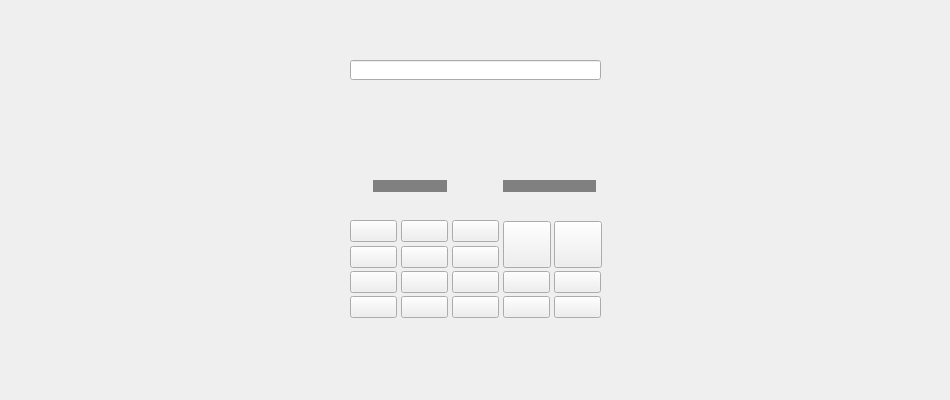
<?xml version="1.0" encoding="UTF-8"?>
<ui version="4.0">
 <class>Form</class>
 <widget class="QWidget" name="Form">
  <property name="geometry">
   <rect>
    <x>0</x>
    <y>0</y>
    <width>950</width>
    <height>400</height>
   </rect>
  </property>
  <property name="windowTitle">
   <string>Form</string>
  </property>
  <layout class="QVBoxLayout" name="verticalLayout_5">
   <property name="spacing">
    <number>0</number>
   </property>
   <property name="margin">
    <number>0</number>
   </property>
   <item>
    <widget class="QWidget" name="widget" native="true">
     <property name="minimumSize">
      <size>
       <width>950</width>
       <height>400</height>
      </size>
     </property>
     <property name="maximumSize">
      <size>
       <width>950</width>
       <height>400</height>
      </size>
     </property>
     <property name="styleSheet">
      <string notr="true">QWidget#widget{
border-image: url(Skin/datamainback.png);
} 
QLabel{
	color: rgb(255, 255, 255);
}
</string>
     </property>
     <widget class="QWidget" name="widgetKeyboard" native="true">
      <property name="geometry">
       <rect>
        <x>340</x>
        <y>210</y>
        <width>271</width>
        <height>121</height>
       </rect>
      </property>
      <property name="sizePolicy">
       <sizepolicy hsizetype="Preferred" vsizetype="Expanding">
        <horstretch>0</horstretch>
        <verstretch>0</verstretch>
       </sizepolicy>
      </property>
      <property name="styleSheet">
       <string notr="true"/>
      </property>
      <widget class="QPushButton" name="pushButtonSelectNumber">
       <property name="geometry">
        <rect>
         <x>163</x>
         <y>61</y>
         <width>47</width>
         <height>22</height>
        </rect>
       </property>
       <property name="minimumSize">
        <size>
         <width>47</width>
         <height>22</height>
        </size>
       </property>
       <property name="maximumSize">
        <size>
         <width>47</width>
         <height>22</height>
        </size>
       </property>
       <property name="cursor">
        <cursorShape>PointingHandCursor</cursorShape>
       </property>
       <property name="styleSheet">
        <string notr="true">QPushButton#pushButtonSelectNumber{
border-image: url(Skin/SelectPB_1.png);
}
QPushButton#pushButtonSelectNumber:hover{
border-image: url(Skin/SelectPB_4.png);
}
QPushButton#pushButtonSelectNumber:pressed{
border-image: url(Skin/SelectPB_3.png);
}</string>
       </property>
       <property name="text">
        <string/>
       </property>
      </widget>
      <widget class="QPushButton" name="pushButtonPlus">
       <property name="geometry">
        <rect>
         <x>163</x>
         <y>86</y>
         <width>47</width>
         <height>22</height>
        </rect>
       </property>
       <property name="minimumSize">
        <size>
         <width>47</width>
         <height>0</height>
        </size>
       </property>
       <property name="maximumSize">
        <size>
         <width>47</width>
         <height>22</height>
        </size>
       </property>
       <property name="cursor">
        <cursorShape>PointingHandCursor</cursorShape>
       </property>
       <property name="styleSheet">
        <string notr="true">QPushButton{
border-image: url(Skin/12_1.png);
}
QPushButton:hover{
border-image: url(Skin/12_4.png);
}
QPushButton:pressed{
border-image: url(Skin/12_3.png);
}
</string>
       </property>
       <property name="text">
        <string/>
       </property>
      </widget>
      <widget class="QPushButton" name="pushButtonClear">
       <property name="geometry">
        <rect>
         <x>214</x>
         <y>86</y>
         <width>47</width>
         <height>22</height>
        </rect>
       </property>
       <property name="minimumSize">
        <size>
         <width>47</width>
         <height>0</height>
        </size>
       </property>
       <property name="maximumSize">
        <size>
         <width>47</width>
         <height>22</height>
        </size>
       </property>
       <property name="cursor">
        <cursorShape>PointingHandCursor</cursorShape>
       </property>
       <property name="styleSheet">
        <string notr="true">QPushButton{
border-image: url(Skin/ClearNumber_1.png);
}
QPushButton:hover{
border-image: url(Skin/ClearNumber_4.png);
}
QPushButton:pressed{
border-image: url(Skin/ClearNumber_3.png);
}
</string>
       </property>
       <property name="text">
        <string/>
       </property>
      </widget>
      <widget class="QPushButton" name="pushButton_5">
       <property name="geometry">
        <rect>
         <x>61</x>
         <y>36</y>
         <width>47</width>
         <height>22</height>
        </rect>
       </property>
       <property name="sizePolicy">
        <sizepolicy hsizetype="Preferred" vsizetype="Preferred">
         <horstretch>0</horstretch>
         <verstretch>0</verstretch>
        </sizepolicy>
       </property>
       <property name="minimumSize">
        <size>
         <width>47</width>
         <height>22</height>
        </size>
       </property>
       <property name="maximumSize">
        <size>
         <width>47</width>
         <height>22</height>
        </size>
       </property>
       <property name="cursor">
        <cursorShape>PointingHandCursor</cursorShape>
       </property>
       <property name="styleSheet">
        <string notr="true">QPushButton#pushButton_5{
border-image: url(Skin/5_1.png);
}
QPushButton#pushButton_5:hover{
border-image: url(Skin/5_4.png);
}
QPushButton#pushButton_5:pressed{
border-image: url(Skin/5_3.png);
}</string>
       </property>
       <property name="text">
        <string/>
       </property>
      </widget>
      <widget class="QPushButton" name="pushButton_8">
       <property name="geometry">
        <rect>
         <x>61</x>
         <y>61</y>
         <width>47</width>
         <height>22</height>
        </rect>
       </property>
       <property name="sizePolicy">
        <sizepolicy hsizetype="Preferred" vsizetype="Preferred">
         <horstretch>0</horstretch>
         <verstretch>0</verstretch>
        </sizepolicy>
       </property>
       <property name="minimumSize">
        <size>
         <width>47</width>
         <height>22</height>
        </size>
       </property>
       <property name="maximumSize">
        <size>
         <width>47</width>
         <height>22</height>
        </size>
       </property>
       <property name="cursor">
        <cursorShape>PointingHandCursor</cursorShape>
       </property>
       <property name="styleSheet">
        <string notr="true">QPushButton#pushButton_8{
border-image: url(Skin/8_1.png);
}
QPushButton#pushButton_8:hover{
border-image: url(Skin/8_4.png);
}
QPushButton#pushButton_8:pressed{
border-image: url(Skin/8_3.png);
}</string>
       </property>
       <property name="text">
        <string/>
       </property>
      </widget>
      <widget class="QPushButton" name="pushButton_0">
       <property name="geometry">
        <rect>
         <x>61</x>
         <y>86</y>
         <width>47</width>
         <height>22</height>
        </rect>
       </property>
       <property name="sizePolicy">
        <sizepolicy hsizetype="Preferred" vsizetype="Preferred">
         <horstretch>0</horstretch>
         <verstretch>0</verstretch>
        </sizepolicy>
       </property>
       <property name="minimumSize">
        <size>
         <width>47</width>
         <height>22</height>
        </size>
       </property>
       <property name="maximumSize">
        <size>
         <width>47</width>
         <height>22</height>
        </size>
       </property>
       <property name="cursor">
        <cursorShape>PointingHandCursor</cursorShape>
       </property>
       <property name="styleSheet">
        <string notr="true">QPushButton#pushButton_0{
border-image: url(Skin/0_1.png);
}
QPushButton#pushButton_0:hover{
border-image: url(Skin/0_4.png);
}
QPushButton#pushButton_0:pressed{
border-image: url(Skin/0_3.png);
}
</string>
       </property>
       <property name="text">
        <string/>
       </property>
      </widget>
      <widget class="QPushButton" name="pushButton_2">
       <property name="geometry">
        <rect>
         <x>61</x>
         <y>10</y>
         <width>47</width>
         <height>22</height>
        </rect>
       </property>
       <property name="sizePolicy">
        <sizepolicy hsizetype="Preferred" vsizetype="Preferred">
         <horstretch>0</horstretch>
         <verstretch>0</verstretch>
        </sizepolicy>
       </property>
       <property name="minimumSize">
        <size>
         <width>47</width>
         <height>22</height>
        </size>
       </property>
       <property name="maximumSize">
        <size>
         <width>47</width>
         <height>22</height>
        </size>
       </property>
       <property name="cursor">
        <cursorShape>PointingHandCursor</cursorShape>
       </property>
       <property name="styleSheet">
        <string notr="true">QPushButton#pushButton_2{
border-image: url(Skin/2_1.png);
}
QPushButton#pushButton_2:hover{
border-image: url(Skin/2_4.png);
}
QPushButton#pushButton_2:pressed{
border-image: url(Skin/2_3.png);
}</string>
       </property>
       <property name="text">
        <string/>
       </property>
      </widget>
      <widget class="QPushButton" name="pushButton_7">
       <property name="geometry">
        <rect>
         <x>10</x>
         <y>61</y>
         <width>47</width>
         <height>22</height>
        </rect>
       </property>
       <property name="sizePolicy">
        <sizepolicy hsizetype="Preferred" vsizetype="Preferred">
         <horstretch>0</horstretch>
         <verstretch>0</verstretch>
        </sizepolicy>
       </property>
       <property name="minimumSize">
        <size>
         <width>47</width>
         <height>22</height>
        </size>
       </property>
       <property name="maximumSize">
        <size>
         <width>47</width>
         <height>22</height>
        </size>
       </property>
       <property name="cursor">
        <cursorShape>PointingHandCursor</cursorShape>
       </property>
       <property name="styleSheet">
        <string notr="true">QPushButton#pushButton_7{
border-image: url(Skin/7_1.png);
}
QPushButton#pushButton_7:hover{
border-image: url(Skin/7_4.png);
}
QPushButton#pushButton_7:pressed{
border-image: url(Skin/7_3.png);
}</string>
       </property>
       <property name="text">
        <string/>
       </property>
      </widget>
      <widget class="QPushButton" name="pushButtonStar">
       <property name="geometry">
        <rect>
         <x>10</x>
         <y>86</y>
         <width>47</width>
         <height>22</height>
        </rect>
       </property>
       <property name="sizePolicy">
        <sizepolicy hsizetype="Preferred" vsizetype="Preferred">
         <horstretch>0</horstretch>
         <verstretch>0</verstretch>
        </sizepolicy>
       </property>
       <property name="minimumSize">
        <size>
         <width>47</width>
         <height>22</height>
        </size>
       </property>
       <property name="maximumSize">
        <size>
         <width>47</width>
         <height>22</height>
        </size>
       </property>
       <property name="cursor">
        <cursorShape>PointingHandCursor</cursorShape>
       </property>
       <property name="styleSheet">
        <string notr="true">QPushButton#pushButtonStar{
border-image: url(Skin/10_1.png);
}
QPushButton#pushButtonStar:hover{
border-image: url(Skin/10_4.png);
}
QPushButton#pushButtonStar:pressed{
border-image: url(Skin/10_3.png);
}</string>
       </property>
       <property name="text">
        <string/>
       </property>
      </widget>
      <widget class="QPushButton" name="pushButton_4">
       <property name="geometry">
        <rect>
         <x>10</x>
         <y>36</y>
         <width>47</width>
         <height>22</height>
        </rect>
       </property>
       <property name="sizePolicy">
        <sizepolicy hsizetype="Preferred" vsizetype="Preferred">
         <horstretch>0</horstretch>
         <verstretch>0</verstretch>
        </sizepolicy>
       </property>
       <property name="minimumSize">
        <size>
         <width>47</width>
         <height>22</height>
        </size>
       </property>
       <property name="maximumSize">
        <size>
         <width>47</width>
         <height>22</height>
        </size>
       </property>
       <property name="cursor">
        <cursorShape>PointingHandCursor</cursorShape>
       </property>
       <property name="styleSheet">
        <string notr="true">QPushButton#pushButton_4{
border-image: url(Skin/4_1.png);
}
QPushButton#pushButton_4:hover{
border-image: url(Skin/4_4.png);
}
QPushButton#pushButton_4:pressed{
border-image: url(Skin/4_3.png);
}</string>
       </property>
       <property name="text">
        <string/>
       </property>
      </widget>
      <widget class="QPushButton" name="pushButton_1">
       <property name="geometry">
        <rect>
         <x>10</x>
         <y>10</y>
         <width>47</width>
         <height>22</height>
        </rect>
       </property>
       <property name="sizePolicy">
        <sizepolicy hsizetype="Preferred" vsizetype="Preferred">
         <horstretch>0</horstretch>
         <verstretch>0</verstretch>
        </sizepolicy>
       </property>
       <property name="minimumSize">
        <size>
         <width>47</width>
         <height>22</height>
        </size>
       </property>
       <property name="maximumSize">
        <size>
         <width>47</width>
         <height>22</height>
        </size>
       </property>
       <property name="cursor">
        <cursorShape>PointingHandCursor</cursorShape>
       </property>
       <property name="styleSheet">
        <string notr="true">QPushButton#pushButton_1{
border-image: url(Skin/1_1.png);
}
QPushButton#pushButton_1:hover{
border-image: url(Skin/1_4.png);
}
QPushButton#pushButton_1:pressed{
border-image: url(Skin/1_3.png);
}</string>
       </property>
       <property name="text">
        <string/>
       </property>
      </widget>
      <widget class="QPushButton" name="pushButtonDelete">
       <property name="geometry">
        <rect>
         <x>214</x>
         <y>61</y>
         <width>47</width>
         <height>22</height>
        </rect>
       </property>
       <property name="sizePolicy">
        <sizepolicy hsizetype="Preferred" vsizetype="Preferred">
         <horstretch>0</horstretch>
         <verstretch>0</verstretch>
        </sizepolicy>
       </property>
       <property name="minimumSize">
        <size>
         <width>47</width>
         <height>22</height>
        </size>
       </property>
       <property name="maximumSize">
        <size>
         <width>47</width>
         <height>22</height>
        </size>
       </property>
       <property name="cursor">
        <cursorShape>PointingHandCursor</cursorShape>
       </property>
       <property name="styleSheet">
        <string notr="true">QPushButton#pushButtonDelete{
border-image: url(Skin/Backspace_1.png);
}
QPushButton#pushButtonDelete:hover{
border-image: url(Skin/Backspace_4.png);
}
QPushButton#pushButtonDelete:pressed{
border-image: url(Skin/Backspace_3.png);
}</string>
       </property>
       <property name="text">
        <string/>
       </property>
      </widget>
      <widget class="QPushButton" name="pushButtonHangup">
       <property name="geometry">
        <rect>
         <x>214</x>
         <y>11</y>
         <width>48</width>
         <height>47</height>
        </rect>
       </property>
       <property name="sizePolicy">
        <sizepolicy hsizetype="Preferred" vsizetype="Preferred">
         <horstretch>0</horstretch>
         <verstretch>0</verstretch>
        </sizepolicy>
       </property>
       <property name="minimumSize">
        <size>
         <width>48</width>
         <height>47</height>
        </size>
       </property>
       <property name="maximumSize">
        <size>
         <width>48</width>
         <height>47</height>
        </size>
       </property>
       <property name="cursor">
        <cursorShape>PointingHandCursor</cursorShape>
       </property>
       <property name="styleSheet">
        <string notr="true">QPushButton#pushButtonHangup{
border-image: url(Skin/EndCall_1.png);
}
QPushButton#pushButtonHangup:hover{
border-image: url(Skin/EndCall_4.png);
}
QPushButton#pushButtonHangup:pressed{
border-image: url(Skin/EndCall_3.png);
}
QPushButton#pushButtonHangup:disabled{
border-image: url(Skin/EndCall_2.png);
}</string>
       </property>
       <property name="text">
        <string/>
       </property>
      </widget>
      <widget class="QPushButton" name="pushButtonCall">
       <property name="geometry">
        <rect>
         <x>163</x>
         <y>11</y>
         <width>48</width>
         <height>47</height>
        </rect>
       </property>
       <property name="sizePolicy">
        <sizepolicy hsizetype="Preferred" vsizetype="Preferred">
         <horstretch>0</horstretch>
         <verstretch>0</verstretch>
        </sizepolicy>
       </property>
       <property name="minimumSize">
        <size>
         <width>48</width>
         <height>47</height>
        </size>
       </property>
       <property name="maximumSize">
        <size>
         <width>48</width>
         <height>47</height>
        </size>
       </property>
       <property name="cursor">
        <cursorShape>PointingHandCursor</cursorShape>
       </property>
       <property name="styleSheet">
        <string notr="true">QPushButton#pushButtonCall{
border-image: url(Skin/SendCall_1.png);
}
QPushButton#pushButtonCall:hover{
border-image: url(Skin/SendCall_4.png);
}
QPushButton#pushButtonCall:pressed{
border-image: url(Skin/SendCall_3.png);
}
QPushButton#pushButtonCall:disabled{
border-image: url(Skin/SendCall_2.png);
}</string>
       </property>
       <property name="text">
        <string/>
       </property>
      </widget>
      <widget class="QPushButton" name="pushButtonHash">
       <property name="geometry">
        <rect>
         <x>112</x>
         <y>86</y>
         <width>47</width>
         <height>22</height>
        </rect>
       </property>
       <property name="sizePolicy">
        <sizepolicy hsizetype="Preferred" vsizetype="Preferred">
         <horstretch>0</horstretch>
         <verstretch>0</verstretch>
        </sizepolicy>
       </property>
       <property name="minimumSize">
        <size>
         <width>47</width>
         <height>22</height>
        </size>
       </property>
       <property name="maximumSize">
        <size>
         <width>47</width>
         <height>22</height>
        </size>
       </property>
       <property name="cursor">
        <cursorShape>PointingHandCursor</cursorShape>
       </property>
       <property name="styleSheet">
        <string notr="true">QPushButton#pushButtonHash{
border-image: url(Skin/11_1.png);
}
QPushButton#pushButtonHash:hover{
border-image: url(Skin/11_4.png);
}
QPushButton#pushButtonHash:pressed{
border-image: url(Skin/11_3.png);
}
</string>
       </property>
       <property name="text">
        <string/>
       </property>
      </widget>
      <widget class="QPushButton" name="pushButton_3">
       <property name="geometry">
        <rect>
         <x>112</x>
         <y>10</y>
         <width>47</width>
         <height>22</height>
        </rect>
       </property>
       <property name="sizePolicy">
        <sizepolicy hsizetype="Preferred" vsizetype="Preferred">
         <horstretch>0</horstretch>
         <verstretch>0</verstretch>
        </sizepolicy>
       </property>
       <property name="minimumSize">
        <size>
         <width>47</width>
         <height>22</height>
        </size>
       </property>
       <property name="maximumSize">
        <size>
         <width>47</width>
         <height>22</height>
        </size>
       </property>
       <property name="cursor">
        <cursorShape>PointingHandCursor</cursorShape>
       </property>
       <property name="styleSheet">
        <string notr="true">QPushButton#pushButton_3{
border-image: url(Skin/3_1.png);
}
QPushButton#pushButton_3:hover{
border-image: url(Skin/3_4.png);
}
QPushButton#pushButton_3:pressed{
border-image: url(Skin/3_3.png);
}</string>
       </property>
       <property name="text">
        <string/>
       </property>
      </widget>
      <widget class="QPushButton" name="pushButton_9">
       <property name="geometry">
        <rect>
         <x>112</x>
         <y>61</y>
         <width>47</width>
         <height>22</height>
        </rect>
       </property>
       <property name="sizePolicy">
        <sizepolicy hsizetype="Preferred" vsizetype="Preferred">
         <horstretch>0</horstretch>
         <verstretch>0</verstretch>
        </sizepolicy>
       </property>
       <property name="minimumSize">
        <size>
         <width>47</width>
         <height>22</height>
        </size>
       </property>
       <property name="maximumSize">
        <size>
         <width>47</width>
         <height>22</height>
        </size>
       </property>
       <property name="cursor">
        <cursorShape>PointingHandCursor</cursorShape>
       </property>
       <property name="styleSheet">
        <string notr="true">QPushButton#pushButton_9{
border-image: url(Skin/9_1.png);
}
QPushButton#pushButton_9:hover{
border-image: url(Skin/9_4.png);
}
QPushButton#pushButton_9:pressed{
border-image: url(Skin/9_3.png);
}</string>
       </property>
       <property name="text">
        <string/>
       </property>
      </widget>
      <widget class="QPushButton" name="pushButton_6">
       <property name="geometry">
        <rect>
         <x>112</x>
         <y>36</y>
         <width>47</width>
         <height>22</height>
        </rect>
       </property>
       <property name="sizePolicy">
        <sizepolicy hsizetype="Preferred" vsizetype="Preferred">
         <horstretch>0</horstretch>
         <verstretch>0</verstretch>
        </sizepolicy>
       </property>
       <property name="minimumSize">
        <size>
         <width>47</width>
         <height>22</height>
        </size>
       </property>
       <property name="maximumSize">
        <size>
         <width>47</width>
         <height>22</height>
        </size>
       </property>
       <property name="cursor">
        <cursorShape>PointingHandCursor</cursorShape>
       </property>
       <property name="styleSheet">
        <string notr="true">QPushButton#pushButton_6{
border-image: url(Skin/6_1.png);
}
QPushButton#pushButton_6:hover{
border-image: url(Skin/6_4.png);
}
QPushButton#pushButton_6:pressed{
border-image: url(Skin/6_3.png);
}</string>
       </property>
       <property name="text">
        <string/>
       </property>
      </widget>
     </widget>
     <widget class="QLabel" name="labelPhonesound">
      <property name="geometry">
       <rect>
        <x>480</x>
        <y>180</y>
        <width>13</width>
        <height>18</height>
       </rect>
      </property>
      <property name="minimumSize">
       <size>
        <width>13</width>
        <height>18</height>
       </size>
      </property>
      <property name="maximumSize">
       <size>
        <width>13</width>
        <height>18</height>
       </size>
      </property>
      <property name="styleSheet">
       <string notr="true">QLabel#labelPhonesound{
border-image: url(Skin/UnMute_1.png);
}
</string>
      </property>
      <property name="text">
       <string/>
      </property>
     </widget>
     <widget class="QSlider" name="horizontalSliderMic">
      <property name="geometry">
       <rect>
        <x>498</x>
        <y>180</y>
        <width>100</width>
        <height>12</height>
       </rect>
      </property>
      <property name="cursor">
       <cursorShape>PointingHandCursor</cursorShape>
      </property>
      <property name="focusPolicy">
       <enum>Qt::NoFocus</enum>
      </property>
      <property name="styleSheet">
       <string notr="true">QSlider::groove:horizontal{
background:rgb(128,128,128);
left: 5px; right: 2px;
}</string>
      </property>
      <property name="maximum">
       <number>20</number>
      </property>
      <property name="pageStep">
       <number>2</number>
      </property>
      <property name="value">
       <number>0</number>
      </property>
      <property name="orientation">
       <enum>Qt::Horizontal</enum>
      </property>
     </widget>
     <widget class="QLabel" name="labelPhonesound1">
      <property name="geometry">
       <rect>
        <x>340</x>
        <y>180</y>
        <width>19</width>
        <height>18</height>
       </rect>
      </property>
      <property name="minimumSize">
       <size>
        <width>19</width>
        <height>18</height>
       </size>
      </property>
      <property name="maximumSize">
       <size>
        <width>19</width>
        <height>18</height>
       </size>
      </property>
      <property name="styleSheet">
       <string notr="true">QLabel#labelPhonesound1{
border-image: url(Skin/Loudspeaker.png);
}</string>
      </property>
      <property name="text">
       <string/>
      </property>
     </widget>
     <widget class="QLineEdit" name="lineEditInput">
      <property name="geometry">
       <rect>
        <x>350</x>
        <y>60</y>
        <width>251</width>
        <height>20</height>
       </rect>
      </property>
      <property name="minimumSize">
       <size>
        <width>0</width>
        <height>20</height>
       </size>
      </property>
      <property name="maximumSize">
       <size>
        <width>500</width>
        <height>20</height>
       </size>
      </property>
      <property name="styleSheet">
       <string notr="true">QLineEdit#lineEditInput{
border-image: url(Skin/1InputFieldBack.PNG);
}
</string>
      </property>
     </widget>
     <widget class="QSlider" name="horizontalSliderEar">
      <property name="geometry">
       <rect>
        <x>360</x>
        <y>180</y>
        <width>100</width>
        <height>12</height>
       </rect>
      </property>
      <property name="cursor">
       <cursorShape>PointingHandCursor</cursorShape>
      </property>
      <property name="focusPolicy">
       <enum>Qt::NoFocus</enum>
      </property>
      <property name="styleSheet">
       <string notr="true">QSlider::groove:horizontal{
background:rgb(128,128,128);
left: 13px; right: 13px;
}</string>
      </property>
      <property name="maximum">
       <number>20</number>
      </property>
      <property name="pageStep">
       <number>2</number>
      </property>
      <property name="value">
       <number>0</number>
      </property>
      <property name="orientation">
       <enum>Qt::Horizontal</enum>
      </property>
     </widget>
     <widget class="QLabel" name="labelCallTime">
      <property name="geometry">
       <rect>
        <x>500</x>
        <y>120</y>
        <width>101</width>
        <height>21</height>
       </rect>
      </property>
      <property name="font">
       <font>
        <weight>75</weight>
        <bold>true</bold>
       </font>
      </property>
      <property name="text">
       <string/>
      </property>
     </widget>
     <widget class="QLabel" name="labelCallState">
      <property name="geometry">
       <rect>
        <x>360</x>
        <y>120</y>
        <width>101</width>
        <height>21</height>
       </rect>
      </property>
      <property name="font">
       <font>
        <weight>75</weight>
        <bold>true</bold>
       </font>
      </property>
      <property name="text">
       <string/>
      </property>
     </widget>
    </widget>
   </item>
  </layout>
 </widget>
 <resources/>
 <connections/>
</ui>
